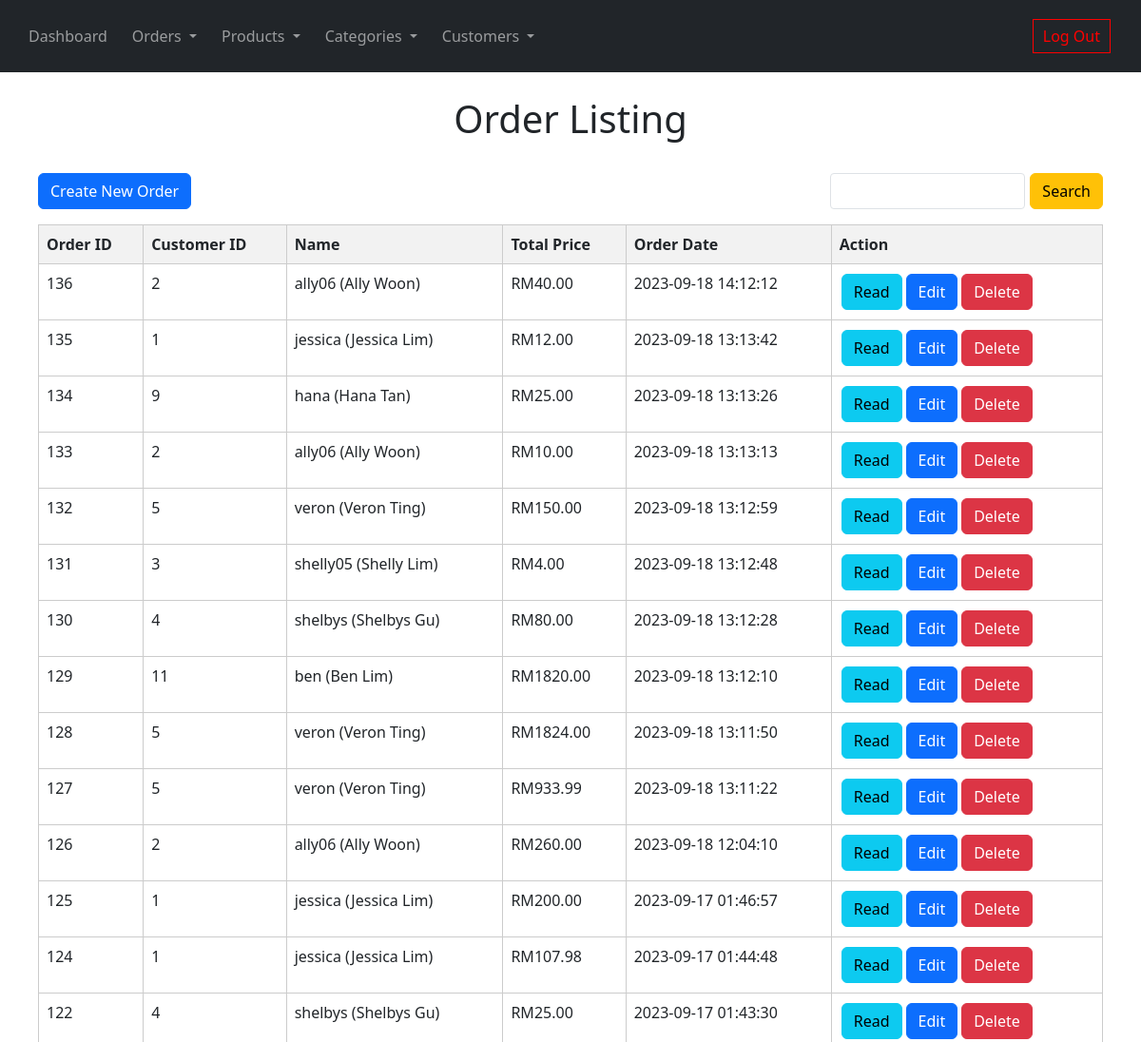
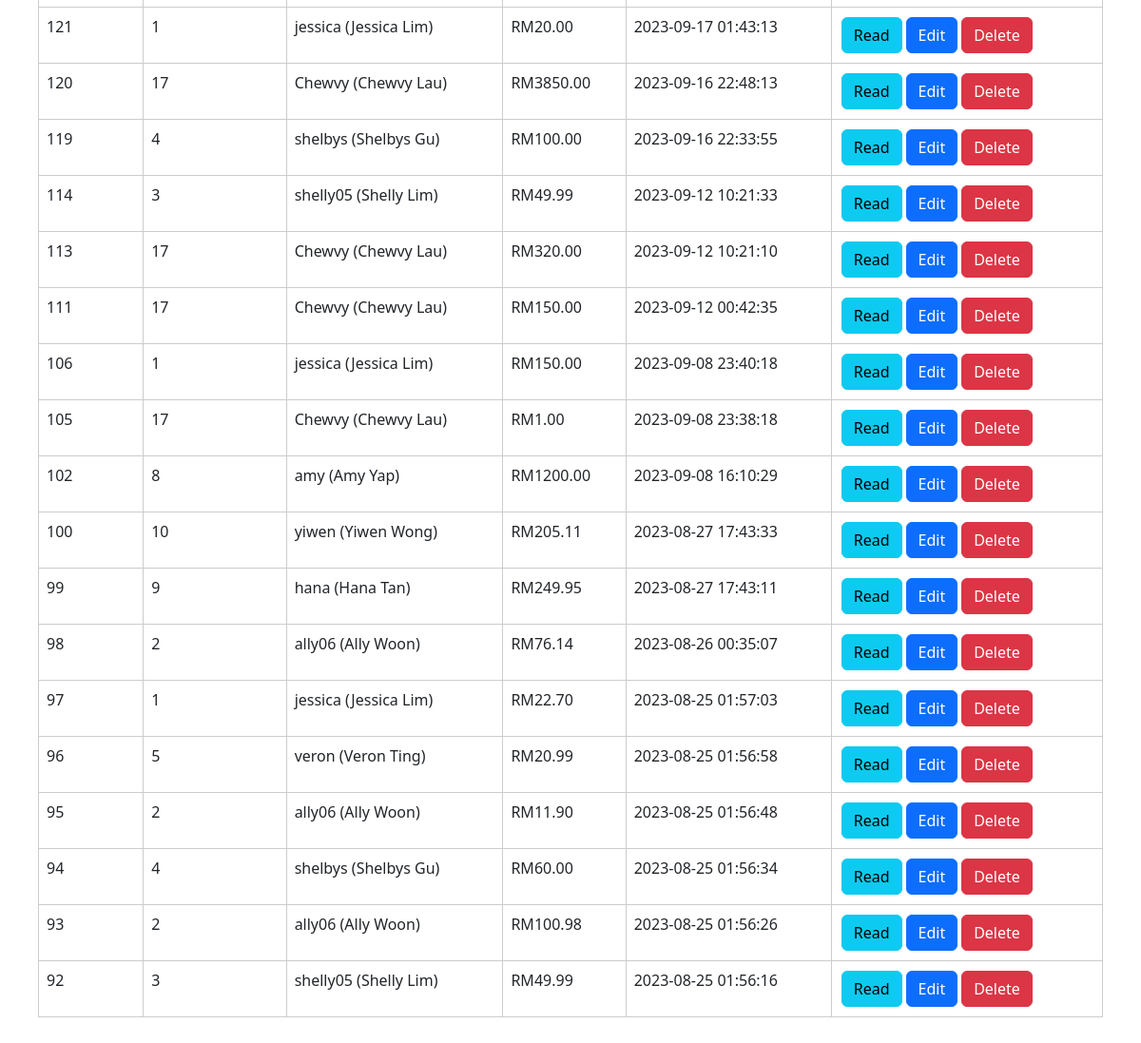
The page /orderSummary_read.php (signed in) on the database its author committed (2 pictures, top to bottom).
### tables this page shows
CREATE TABLE IF NOT EXISTS `order_summary` (
  `order_ID` int(50) NOT NULL AUTO_INCREMENT,
  `customer_ID` int(50) NOT NULL,
  `total_price` decimal(11,2) NOT NULL,
  `order_date` datetime NOT NULL DEFAULT CURRENT_TIMESTAMP,
  PRIMARY KEY (`order_ID`)
);

CREATE TABLE IF NOT EXISTS `customers` (
  `ID` int(11) NOT NULL AUTO_INCREMENT,
  `username` varchar(20) NOT NULL,
  `email` varchar(50) NOT NULL,
  `password` varchar(255) NOT NULL,
  `first_name` varchar(30) NOT NULL,
  `last_name` varchar(20) NOT NULL,
  `gender` enum('female','male') NOT NULL,
  `date_of_birth` date NOT NULL,
  `account_status` enum('active','pending','inactive') NOT NULL,
  `customer_image` text,
  `registration_date_time` datetime NOT NULL,
  PRIMARY KEY (`ID`),
  UNIQUE KEY `username` (`username`)
);

### orderSummary_read.php (the view, shortened to what this page needs)
<!DOCTYPE HTML>
<html>
<head>
</head>
<body>
    <?php
    include 'navbar.php';
    ?>
    <div class="container">
        <div class="page-header">
            <h1>Order Listing</h1>
        </div>
        <div class="d-flex justify-content-between align-items-center mb-3">
            <a href='order_create.php' class='btn btn-primary m-b-1em'>Create New Order</a>
            <form action="<?php echo htmlspecialchars($_SERVER["PHP_SELF"]); ?>" method="GET" class="d-flex">
                <input type="search" name="search" class="form-control form-control-sm searchField"
                    value="<?php echo isset($_GET['search']) ? htmlspecialchars($_GET['search']) : ''; ?>" />
                <input type="submit" class='btn btn-warning' value="Search" />
            </form>
        </div>
        <?php
        include 'config/database.php';
        $query = "SELECT order_ID, os.customer_ID, c.username, c.email, c.first_name, c.last_name, total_price, order_date FROM order_summary os
        LEFT JOIN customers c ON os.customer_ID = c.ID
        ORDER BY order_ID DESC";
        $stmt = $con->prepare($query);
        $stmt->execute();
        $num = $stmt->rowCount();
        if ($num > 0) {
            echo "<div class='table-responsive table-mobile-responsive'>";
            echo "<table class='table table-hover table-bordered'>";
            echo "<tr>";
            echo "<th>Order ID</th>";
            echo "<th>Customer ID</th>";
            echo "<th>Name</th>";
            echo "<th>Total Price</th>";
            echo "<th class='d-none d-sm-table-cell'>Order Date</th>";
            echo "<th>Action</th>";
            echo "</tr>";
            while ($row = $stmt->fetch(PDO::FETCH_ASSOC)) {
                extract($row);
                echo "<tr>";
                echo "<td>{$order_ID}</td>";
                echo "<td>{$customer_ID}</td>";
                echo "<td>{$username} ({$first_name} {$last_name})</td>";
                echo "<td>RM{$total_price}</td>";
                echo "<td class='d-none d-sm-table-cell'>{$order_date}</td>";
                echo "<td>";
                echo "<a href='orderDetails_readOne.php?order_ID={$order_ID}' class='btn btn-info m-r-1em'>Read</a>";
                echo "<a href='order_update.php?order_ID={$order_ID}' class='btn btn-primary m-r-1em'>Edit</a>";
                echo "<a href='#' onclick='delete_order({$order_ID});'  class='btn btn-danger'>Delete</a>";
                echo "</td>";
                echo "</tr>";
            }
            echo "</table>";
            echo "</div>";
        }
        else {
            echo "<div class='alert alert-danger'>No records found.</div>";
        }
        ?>
    </div>
</body>
</html>

### navbar.php (style rules this page uses)
.container { margin-bottom: 6%; padding: 0 10px; }
.page-header { margin: 15px 0px; text-align: center; padding: 10px; }
.table th, .table td { border: 1px solid #ccc; padding: 8px; }
.table th { background-color: #f2f2f2; }
.btn-warning { margin: 0 0 0 5px; }
.searchField { margin-left: 5%; }
td a { margin: 2px; }

### rows shown on the page
order_summary: order_ID "136", customer_ID "2", customer_ID.username "ally06", customer_ID.first_name "Ally", customer_ID.last_name "Woon", total_price "40.00", order_date "2023-09-18 14:12:12"
order_summary: order_ID "135", customer_ID "1", customer_ID.username "jessica", customer_ID.first_name "Jessica", customer_ID.last_name "Lim", total_price "12.00", order_date "2023-09-18 13:13:42"
order_summary: order_ID "134", customer_ID "9", customer_ID.username "hana", customer_ID.first_name "Hana", customer_ID.last_name "Tan", total_price "25.00", order_date "2023-09-18 13:13:26"
order_summary: order_ID "133", customer_ID "2", customer_ID.username "ally06", customer_ID.first_name "Ally", customer_ID.last_name "Woon", total_price "10.00", order_date "2023-09-18 13:13:13"
order_summary: order_ID "132", customer_ID "5", customer_ID.username "veron", customer_ID.first_name "Veron", customer_ID.last_name "Ting", total_price "150.00", order_date "2023-09-18 13:12:59"
order_summary: order_ID "131", customer_ID "3", customer_ID.username "shelly05", customer_ID.first_name "Shelly", customer_ID.last_name "Lim", total_price "4.00", order_date "2023-09-18 13:12:48"
order_summary: order_ID "130", customer_ID "4", customer_ID.username "shelbys", customer_ID.first_name "Shelbys", customer_ID.last_name "Gu", total_price "80.00", order_date "2023-09-18 13:12:28"
order_summary: order_ID "129", customer_ID "11", customer_ID.username "ben", customer_ID.first_name "Ben", customer_ID.last_name "Lim", total_price "1820.00", order_date "2023-09-18 13:12:10"
order_summary: order_ID "128", customer_ID "5", customer_ID.username "veron", customer_ID.first_name "Veron", customer_ID.last_name "Ting", total_price "1824.00", order_date "2023-09-18 13:11:50"
order_summary: order_ID "127", customer_ID "5", customer_ID.username "veron", customer_ID.first_name "Veron", customer_ID.last_name "Ting", total_price "933.99", order_date "2023-09-18 13:11:22"
order_summary: order_ID "126", customer_ID "2", customer_ID.username "ally06", customer_ID.first_name "Ally", customer_ID.last_name "Woon", total_price "260.00", order_date "2023-09-18 12:04:10"
order_summary: order_ID "125", customer_ID "1", customer_ID.username "jessica", customer_ID.first_name "Jessica", customer_ID.last_name "Lim", total_price "200.00", order_date "2023-09-17 01:46:57"
order_summary: order_ID "124", customer_ID "1", customer_ID.username "jessica", customer_ID.first_name "Jessica", customer_ID.last_name "Lim", total_price "107.98", order_date "2023-09-17 01:44:48"
order_summary: order_ID "122", customer_ID "4", customer_ID.username "shelbys", customer_ID.first_name "Shelbys", customer_ID.last_name "Gu", total_price "25.00", order_date "2023-09-17 01:43:30"
order_summary: order_ID "121", customer_ID "1", customer_ID.username "jessica", customer_ID.first_name "Jessica", customer_ID.last_name "Lim", total_price "20.00", order_date "2023-09-17 01:43:13"
order_summary: order_ID "120", customer_ID "17", customer_ID.username "Chewvy", customer_ID.first_name "Chewvy", customer_ID.last_name "Lau", total_price "3850.00", order_date "2023-09-16 22:48:13"
order_summary: order_ID "119", customer_ID "4", customer_ID.username "shelbys", customer_ID.first_name "Shelbys", customer_ID.last_name "Gu", total_price "100.00", order_date "2023-09-16 22:33:55"
order_summary: order_ID "114", customer_ID "3", customer_ID.username "shelly05", customer_ID.first_name "Shelly", customer_ID.last_name "Lim", total_price "49.99", order_date "2023-09-12 10:21:33"
order_summary: order_ID "113", customer_ID "17", customer_ID.username "Chewvy", customer_ID.first_name "Chewvy", customer_ID.last_name "Lau", total_price "320.00", order_date "2023-09-12 10:21:10"
order_summary: order_ID "111", customer_ID "17", customer_ID.username "Chewvy", customer_ID.first_name "Chewvy", customer_ID.last_name "Lau", total_price "150.00", order_date "2023-09-12 00:42:35"
order_summary: order_ID "106", customer_ID "1", customer_ID.username "jessica", customer_ID.first_name "Jessica", customer_ID.last_name "Lim", total_price "150.00", order_date "2023-09-08 23:40:18"
order_summary: order_ID "105", customer_ID "17", customer_ID.username "Chewvy", customer_ID.first_name "Chewvy", customer_ID.last_name "Lau", total_price "1.00", order_date "2023-09-08 23:38:18"
order_summary: order_ID "102", customer_ID "8", customer_ID.username "amy", customer_ID.first_name "Amy", customer_ID.last_name "Yap", total_price "1200.00", order_date "2023-09-08 16:10:29"
order_summary: order_ID "100", customer_ID "10", customer_ID.username "yiwen", customer_ID.first_name "Yiwen", customer_ID.last_name "Wong", total_price "205.11", order_date "2023-08-27 17:43:33"
order_summary: order_ID "99", customer_ID "9", customer_ID.username "hana", customer_ID.first_name "Hana", customer_ID.last_name "Tan", total_price "249.95", order_date "2023-08-27 17:43:11"
order_summary: order_ID "98", customer_ID "2", customer_ID.username "ally06", customer_ID.first_name "Ally", customer_ID.last_name "Woon", total_price "76.14", order_date "2023-08-26 00:35:07"
order_summary: order_ID "97", customer_ID "1", customer_ID.username "jessica", customer_ID.first_name "Jessica", customer_ID.last_name "Lim", total_price "22.70", order_date "2023-08-25 01:57:03"
order_summary: order_ID "96", customer_ID "5", customer_ID.username "veron", customer_ID.first_name "Veron", customer_ID.last_name "Ting", total_price "20.99", order_date "2023-08-25 01:56:58"
order_summary: order_ID "95", customer_ID "2", customer_ID.username "ally06", customer_ID.first_name "Ally", customer_ID.last_name "Woon", total_price "11.90", order_date "2023-08-25 01:56:48"
order_summary: order_ID "94", customer_ID "4", customer_ID.username "shelbys", customer_ID.first_name "Shelbys", customer_ID.last_name "Gu", total_price "60.00", order_date "2023-08-25 01:56:34"
order_summary: order_ID "93", customer_ID "2", customer_ID.username "ally06", customer_ID.first_name "Ally", customer_ID.last_name "Woon", total_price "100.98", order_date "2023-08-25 01:56:26"
order_summary: order_ID "92", customer_ID "3", customer_ID.username "shelly05", customer_ID.first_name "Shelly", customer_ID.last_name "Lim", total_price "49.99", order_date "2023-08-25 01:56:16"
